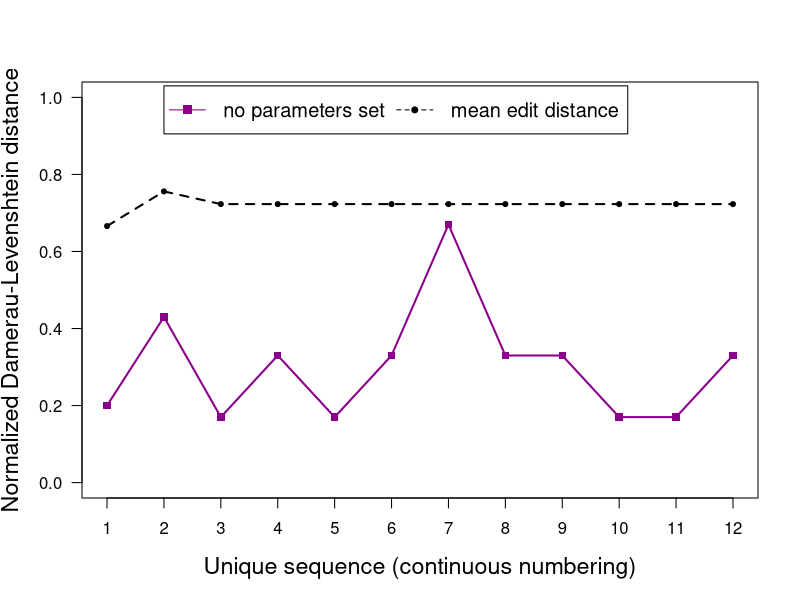

Write the R code that produced this figure.
library(RColorBrewer)

# Define data (x: videos, y: fit of model, edit distance with Damerau-Levenshtein)
xdata <- c(1,2,3,4,5,6,7,8,9,10,11,12)
#model_ck <- c(0,0,0,0,0,0,0,0,0,0,0,0,0,0.17,0.17,0,0,0.17,0.17)
#k_set <- c(0.8,0.8,0,0.8,0.8,0.8,0.8,0.8,0.8,0.8,0.8,0,0.8,0.8,0.8,0.8,0.8,0.8,0.8)
c_set <- c(0.2,0.43,0.17,0.33,0.17,0.33,0.67,0.33,0.33,0.17,0.17,0.33)
no_params <- c(0.2,0.43,0.17,0.33,0.17,0.33,0.67,0.33,0.33,0.17,0.17,0.33)
avg <- c(0.666,0.756,0.723,0.723,0.723,0.723,0.723,0.723,0.723,0.723,0.723,0.723)

# Plot model, c set
plot(xdata, no_params, type='o', col='dark magenta', pch=15, lty=1, ylim=c(0,1.0), lwd=2, 
     ylab='Normalized Damerau-Levenshtein distance',
     xlab='Unique sequence (continuous numbering)', las=1, xaxt='n', cex.lab=1.4)
axis(side=1, at=1:12, labels=xdata, cex.axis=1)

# Plot greedy without params
#points(xdata, no_params, col='blue', pch=18)
#lines(xdata, no_params, col='blue', lty=3, lwd=2)

# Plot avg/baseline
points(xdata, avg, col='black', pch=20)
lines(xdata, avg, col='black', lty=2, lwd=2)


# Plot legend in 3 columns
legend_order <- matrix(1:2, ncol=2, byrow=TRUE)

legend(2,1.03, c('no parameters set','mean edit distance')[legend_order], 
       col=c('dark magenta','black')[legend_order], 
       pch=c(15,20)[legend_order], lty=c(1,2)[legend_order], ncol=2, cex=1.2)
